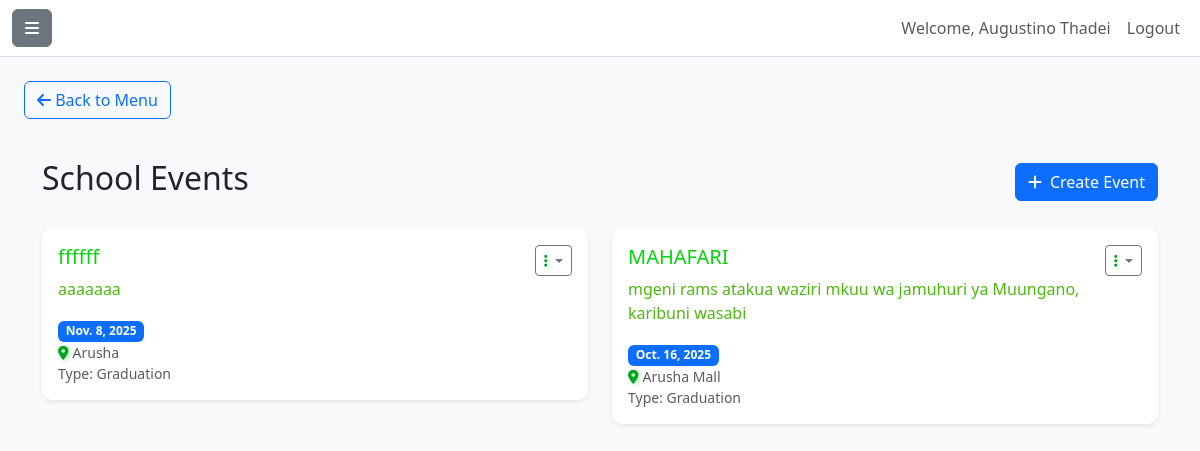
Screenshot of /secondary_dashboard/events/ (signed in) with the database file from the repository.
### accounts/models.py (models this page shows, shortened)
class Teacher(AbstractUser):
    GENDER_CHOICES = [
        ('M', 'Male'),
        ('F', 'Female'),
        ('O', 'Other'),
    ]
    SCHOOL_LEVEL_CHOICES = [
    ('primary', 'Primary School'),
    ('secondary', 'Secondary School'),
]
    phone_regex = RegexValidator(
        regex=r'^\+?255\d{9}$',
        message="Phone number must be entered in the format: '+255xxxxxxxxx'."
    )
    tsc_number = models.CharField(
        max_length=20,
        unique=True,
        verbose_name="TSC Number",
        null=True,
        blank=True
    )
    gender = models.CharField(
        max_length=1,
        choices=GENDER_CHOICES,
        null=True,
        blank=True
    )
    date_of_birth = models.DateField(null=True, blank=True)
    phone_number = models.CharField(
        validators=[phone_regex],
        max_length=13,
        null=True,
        blank=True
    )
    qualification = models.CharField(max_length=100, null=True, blank=True)  # Highest academic qualification
    subjects_taught = models.CharField(max_length=200, null=True, blank=True)  # Subjects separated by commas
    current_school = models.CharField(max_length=150, null=True, blank=True)  # Current school name
    school_level = models.CharField(
        max_length=10,
        choices=SCHOOL_LEVEL_CHOICES,
        null=True,
        blank=True
    )
    district = models.CharField(max_length=100, null=True, blank=True)  # District of the school
    region = models.CharField(max_length=100, null=True, blank=True)  # Region of the school
    profile_picture = models.ImageField(
        upload_to='teacher_profiles/',  # Files will be uploaded to MEDIA_ROOT/teacher_profiles/
        blank=True,
        null=True
    )
    registration_date = models.DateTimeField(auto_now_add=True)
    is_verified = models.BooleanField(default=False)
    class Meta:
        verbose_name = "Teacher"  # Singular name in admin
        verbose_name_plural = "Teachers"  # Plural name in admin

### primary_dashboard/models.py (models this page shows, shortened)
class Event(models.Model):
    EVENT_TYPES = [
        ('graduation', 'Graduation'),
        ('meeting', 'Parent-Teacher Meeting'),
        ('sports', 'Sports Event'),
        ('cultural', 'Cultural Event'),
        ('exam', 'Exam Related'),
        ('holiday', 'Holiday/Closure'),
        ('Others', 'others'),
    ]
    title = models.CharField(max_length=255)
    description = models.TextField()
    date = models.DateField()
    time = models.TimeField(null=True, blank=True)
    location = models.CharField(max_length=255, blank=True)
    event_type = models.CharField(max_length=20, choices=EVENT_TYPES, default='other')
    created_by = models.ForeignKey(settings.AUTH_USER_MODEL, on_delete=models.SET_NULL, null=True)
    created_at = models.DateTimeField(auto_now_add=True)

### secondary_dashboard/views.py (the view)
# urls.py: path('events/', events_list, name='events_list'),
@login_required
def events_list(request):
    from primary_dashboard.models import Event
    events = Event.objects.all().order_by('-date')
    return render(request, 'secondary_dashboard/events.html', {'events': events})

### primary_dashboard/context_processors.py (called while the page is built)
def classes_context(request):
    classes = Class.objects.all()
    return {'classes': classes}

def teacher_context(request):
    teachers = User.objects.filter(groups__name='Teachers')
    total_teachers = teachers.count()
    return {
        'teachers': teachers,
        'total_teachers': total_teachers
    }

def unread_notifications(request):
    if not request.user.is_authenticated:
        return {'unread_notifications': 0, 'primary_unread': 0, 'secondary_unread': 0}
    try:
        from .models import Notification as PrimaryNotification
        from secondary_dashboard.models import Notification as SecondaryNotification
        primary_unread = PrimaryNotification.objects.filter(is_active=True).exclude(read_by=request.user).count()
        secondary_unread = SecondaryNotification.objects.filter(is_active=True).exclude(read_by=request.user).count()
        total = primary_unread + secondary_unread
    except Exception:
        primary_unread = 0
        secondary_unread = 0
        total = 0
    return {
        'unread_notifications': total,
        'primary_unread': primary_unread,
        'secondary_unread': secondary_unread,
    }

### secondary_dashboard/context_processors.py (called while the page is built)
def secondary_teachers(request):
    teachers = Teacher.objects.filter(school_level='secondary').order_by('first_name', 'last_name')
    return {'secondary_teachers': teachers}

### secondary_dashboard/templates/secondary_dashboard/events.html (shortened to what this page needs)
{% extends 'secondary_dashboard/base.html' %}
{% load static %}
{% block content %}
<div class="container py-4">
    <div class="d-flex justify-content-between align-items-center mb-4">
        <h2>School Events</h2>
        <a href="{% url 'secondary_dashboard:create_event' %}" class="btn btn-primary">
            <i class="fas fa-plus me-2"></i>Create Event
        </a>
    </div>
    <div class="row">
        {% for event in events %}
        <div class="col-md-6 mb-3">
            <div class="card shadow-sm">
                <div class="card-body">
                    <div class="d-flex justify-content-between align-items-start">
                        <div>
                            <h5 class="card-title">{{ event.title }}</h5>
                            <p class="card-text">{{ event.description }}</p>
                            <span class="badge bg-primary">{{ event.date }}</span>
                            {% if event.location %}
                                <small class="text-muted d-block"><i class="fas fa-map-marker-alt me-1"></i>{{ event.location }}</small>
                            {% endif %}
                            <small class="text-muted d-block">Type: {{ event.get_event_type_display }}</small>
                        </div>
                        <div class="dropdown">
                            <button class="btn btn-sm btn-outline-secondary dropdown-toggle" type="button" data-bs-toggle="dropdown">
                                <i class="fas fa-ellipsis-v"></i>
                            </button>
                        </div>
                    </div>
                </div>
            </div>
        </div>
        {% endfor %}
    </div>
</div>
{% endblock %}
{% block back_to_menu %}
<a href="{% url 'secondary_dashboard:dashboard' %}" class="btn btn-outline-primary mb-3"><i class="fas fa-arrow-left"></i> Back to Menu</a>
{% endblock %}

### secondary_dashboard/templates/secondary_dashboard/base.html (shortened to what this page needs)
{% load static %}
<!DOCTYPE html>
<html lang="en">
<head>
    <link href="https://cdn.jsdelivr.net/npm/bootstrap@5.3.0/dist/css/bootstrap.min.css" rel="stylesheet">
    <link rel="stylesheet" href="https://cdnjs.cloudflare.com/ajax/libs/font-awesome/6.4.0/css/all.min.css">
    <link rel="stylesheet" href="{% static 'base/secondary_dashboard_base.css' %}">
    <link rel="stylesheet" href="{% static 'secondary_dashboard/dashboard.css' %}">
</head>
<body>
    <div class="d-flex" id="wrapper">
        <div id="page-content-wrapper">
            <nav class="navbar navbar-expand-lg navbar-light bg-white border-bottom">
                <div class="container-fluid">
                    <button class="btn btn-secondary" id="menu-toggle">
                        <i class="fas fa-bars"></i>
                    </button>
                    <div class="navbar-nav ms-auto">
                        <span class="nav-item nav-link">Welcome, {{ request.user.get_full_name|default:request.user.username }}</span>
                        <a class="nav-item nav-link" href="{% url 'accounts:teacher_login' %}">Logout</a>
                    </div>
                </div>
            </nav>
            <div class="container-fluid px-4 py-4">
                {% block back_to_menu %}
                {% endblock %}
                {% block content %}
                {% endblock %}
            </div>
        </div>
    </div>
</body>
</html>

### base/static/base/secondary_dashboard_base.css (style rules this page uses)
body { background-color: #f8f9fa; }
#page-content-wrapper { min-width: 100vw; }
@media (min-width: 768px) { #page-content-wrapper { min-width: 0; width: 100%; } }
.card { border: none; border-radius: 10px; box-shadow: 0 4px 6px rgba(0, 0, 0, 0.1); transition: transform 0.3s ease; }
.btn-secondary { background-color: #6c757d; border-color: #6c757d; }

### secondary_dashboard/static/secondary_dashboard/dashboard.css (style rules this page uses)
.card-title { color: hsl(121, 93%, 43%) !important; }
.card-body i { color: #098b3f !important; }
p, h1 { color: hwb(98 6% 28%) !important; }
.card-body i { transition: all 0.3s ease; text-shadow: 2px 2px 4px rgba(32, 242, 8, 0.3); transform: perspective(500px) rotateX(0deg) rotateY(0deg); }
.card-body i::before { background: linear-gradient(135deg, lab(61.87% -61.53 60.48) 0%, hsl(146, 94%, 25%) 100%); -webkit-background-clip: text; -webkit-text-fill-color: transparent; background-clip: text; }

### rows the page displays
Teacher: user.get_full_name "Augustino Thadei"
Event: title "ffffff", description "aaaaaaa", date "Nov. 8, 2025", location "Arusha", event_type "Graduation"
Event: title "MAHAFARI", description "mgeni rams atakua waziri mkuu wa jamuhuri ya Muungano, karibuni wasabi", date "Oct. 16, 2025", location "Arusha Mall", event_type "Graduation"
